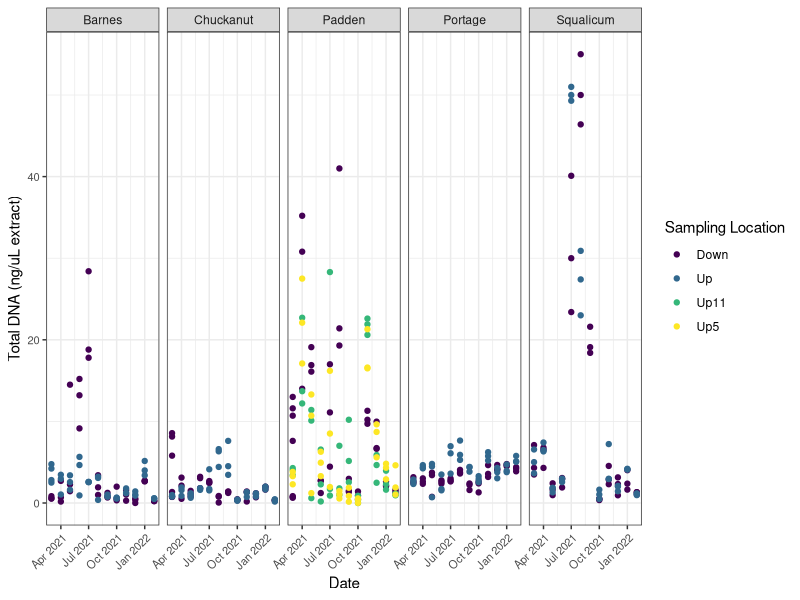
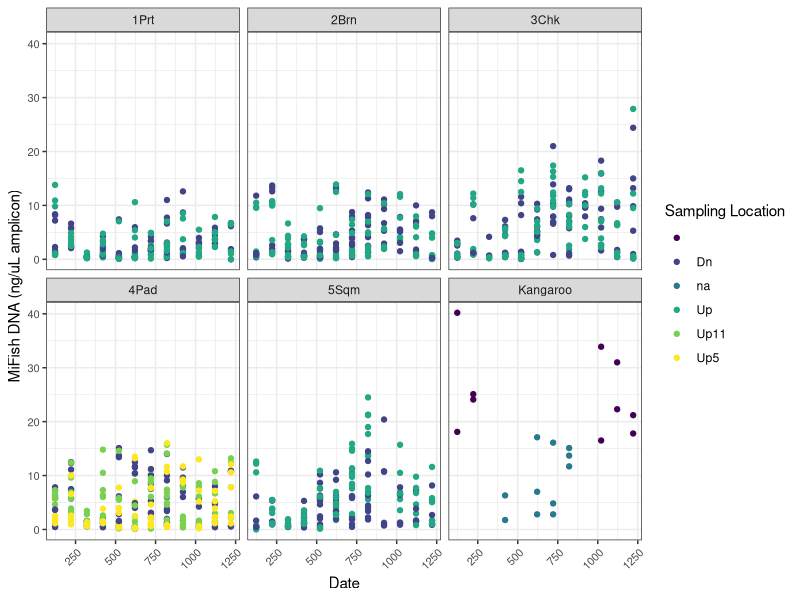

The R source for these figures, in order:
## ---- chunk 1
knitr::opts_chunk$set(echo = TRUE)

library(here)
library(tidyverse)
library(clock)
library(ggplot2)
## ---- chunk 2
extracts <- read.csv(here("Input","extract_qubits.csv"))
meta_metadata <- read.csv(here("Input","all_mifish_metadata.csv"))
meta_postpcr1 <- read.csv(here("Input","metabarcoding","post_pcr1_qubit.csv"))
qpcr_meta <- read.csv(here("Input","qpcr","qpcr.dilutions.csv"))
qpcr_data <- read.csv(here("Input","qpcr","cutthroat_qpcr_results.csv"))

## ---- chunk 3

extracts <- extracts %>% 
  mutate(date=date_build(year,month)) %>% 
  mutate(., qubit.ng.ul = case_when(qubit.ng.ul == "BLOQ" ~ "0",
                                    qubit.ng.ul == "BLOQ*" ~ "0",
                             TRUE ~ qubit.ng.ul)) 

extracts$qubit.ng.ul <- as.numeric(extracts$qubit.ng.ul)
  
extracts %>% 
  filter(!str_detect(creek, "EB")) %>%
  ggplot() +
  geom_point(aes(x = date, y = qubit.ng.ul, color=factor(location))) +
  facet_wrap(~creek, ncol=5) +
  scale_color_viridis_d() +
  theme_bw() +  
  labs(y = "Total DNA (ng/uL extract)", x = "Date", color = "Sampling Location") + 
  theme(axis.text.y = element_text(size = 8),
        axis.text.x = element_text(size = 8, angle = 45, hjust=1))

## ---- chunk 4

meta_postpcr1 %>% 
  #filter(!str_detect(creek, "EB")) %>%
  ggplot() +
  geom_point(aes(x = Month, y = Qubit.ng.ul, color=factor(Station))) +
  facet_wrap(~Creek) +
  scale_color_viridis_d() +
  theme_bw() +  
  labs(y = "MiFish DNA (ng/uL amplicon)", x = "Date", color = "Sampling Location") + 
  theme(axis.text.y = element_text(size = 8),
        axis.text.x = element_text(size = 8, angle = 45, hjust=1))

